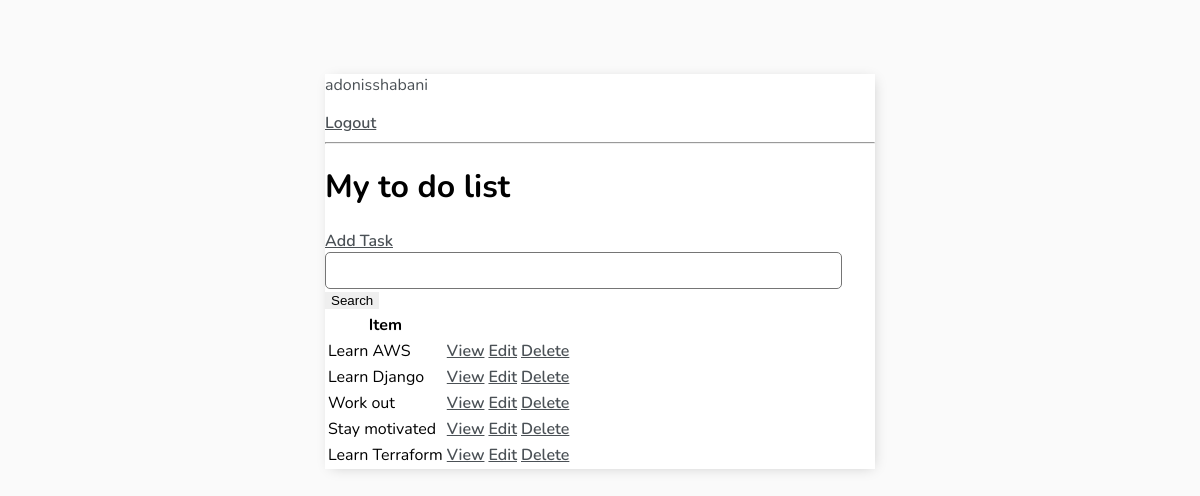
The page / (signed in) on the database as committed earlier.
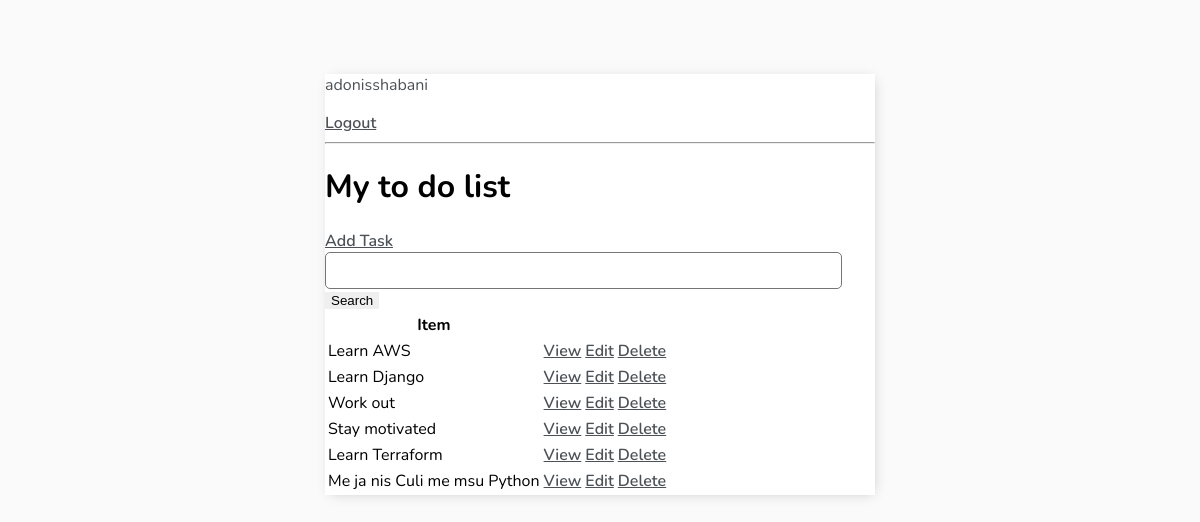
The same page on the database as committed later.
### base/models.py (models this page shows, shortened)
class Task(models.Model):
    user = models.ForeignKey(
        User, on_delete=models.CASCADE, null=True, blank=True)
    title = models.CharField(max_length=200)
    description = models.TextField(null=True, blank=True)
    complete = models.BooleanField(default=False)
    created = models.DateTimeField(auto_now_add=True)
    class Meta:
        order_with_respect_to = 'user'

### base/views.py (the view)
# urls.py: path('', TaskList.as_view(), name='tasks'),
class TaskList(LoginRequiredMixin, ListView):
    model = Task
    context_object_name = 'tasks'
    def get_context_data(self, **kwargs):
        context = super().get_context_data(**kwargs)
        context['tasks'] = context['tasks'].filter(user=self.request.user)
        context['count'] = context['tasks'].filter(complete=False).count()
        search_input = self.request.GET.get('search-area') or ''
        if search_input:
            context['tasks'] = context['tasks'].filter(title__icontains=search_input)
        context['search_input'] = search_input
        return context

### base/templates/base/task_list.html
{% extends 'base/main.html' %}
{% block content %}
{% if request.user.is_authenticated %}
<p>{{request.user}}</p>
<a href="{%url 'logout'%}">Logout</a>
{%else%}
<a href="{%url 'login'%}">Login</a>
{% endif %}
<hr>
<h1>My to do list </h1>
<a href="{% url 'task-create' %}" >Add Task</a>
<form method="GET">
    <input type="text" name="search-area" value="{{search_input}}">
    <input type="submit" value="Search">
</form>
<table>
    <tr>
        <th>Item</th>
        <th></th>
        <th></th>
    </tr>
    {% for task in tasks %}
    <tr>
        <td> {{ task.title }} </td>
        <td><a href="{% url 'task' task.id %}">View</a></td>
        <td><a href="{% url 'task-update' task.id %}">Edit</a></td>
        <td><a href="{% url 'task-delete' task.id %}">Delete</a></td>
    </tr>
    {% empty %}
    <h3>No items in list</h3>
    {% endfor %}
</table>
{% endblock content %}

### base/templates/base/main.html (shortened to what this page needs)
<!DOCTYPE html>
<html lang="en">
<head>
</head>
<body>
    <div class="container">
        {% block content %} {% endblock content %}
    </div>
</body>
</html>

### base/templates/base/main.html (style rules this page uses)
body { background-color: #FAFAFA; font-family: 'Nunito', sans-serif; padding-top: 50px; }
h1, h2, h3, h4, h5, h6, { font-family: 'Raleway', sans-serif; }
a, p { color: #4b5156 }
a { font-weight: 600; }
.container { max-width: 550px; margin: auto; background-color: #fff; -webkit-box-shadow: 2px 2px 13px -4px rgba(0, 0, 0, 0.21); box-shadow: 2px 2px 13px -4px rgba(0, 0, 0, 0.21); }
input { outline: none; border: none; }
input[type=text], input[type=password], textarea { border: 1px solid #757575; border-radius: 5px; padding: 10px; width: 90%; }
::placeholder { font-weight: 300; opacity: 0.5; }

Rows that differ between the two databases and show on the page:
added Task: title "Me ja nis Culi me msu Python"
